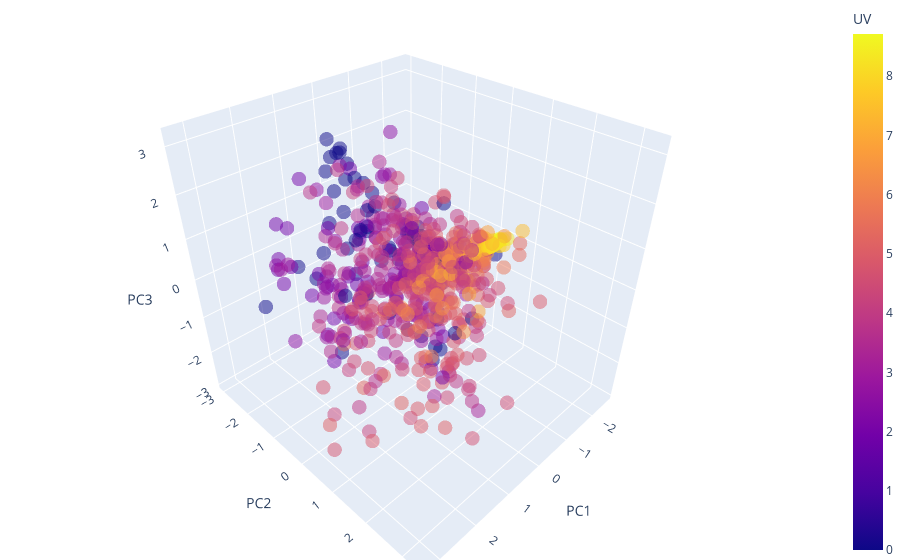

Source (notebook cell):
### Code cell
fig = px.scatter_3d(X_pca_log, x='PC1', y='PC2', z='PC3',
              color= objective_name, size_max = 20, opacity = 0.5)

# tight layout
fig.update_layout(margin=dict(l=0, r=0, b=0, t=0))
fig.update_traces(marker_size=5)

### Figure 1 — Plotly figure (JSON) as saved in the notebook; plotly's stock layout.template omitted (floating-point values rounded to 4 significant figures; data arrays with more than 128 entries replaced by an {"elided": "..."} marker saying what was removed)
{"data": [{"hovertemplate": "PC1=%{x}<br>PC2=%{y}<br>PC3=%{z}<br>UV=%{marker.color}<extra></extra>", "legendgroup": "", "marker": {"color": {"elided": "672 float values"}, "coloraxis": "coloraxis", "opacity": 0.5, "size": 5, "symbol": "circle"}, "mode": "markers", "name": "", "scene": "scene", "showlegend": false, "type": "scatter3d", "x": {"elided": "672 float values"}, "y": {"elided": "672 float values"}, "z": {"elided": "672 float values"}}], "layout": {"autosize": true, "coloraxis": {"colorbar": {"title": {"text": "UV"}}, "colorscale": [[0, "#0d0887"], [0.1111, "#46039f"], [0.2222, "#7201a8"], [0.3333, "#9c179e"], [0.4444, "#bd3786"], [0.5556, "#d8576b"], [0.6667, "#ed7953"], [0.7778, "#fb9f3a"], [0.8889, "#fdca26"], [1, "#f0f921"]]}, "legend": {"tracegroupgap": 0}, "margin": {"b": 0, "l": 0, "r": 0, "t": 0}, "scene": {"aspectmode": "auto", "aspectratio": {"x": 0.9609, "y": 1.038, "z": 1.003}, "camera": {"center": {"x": 0, "y": 0, "z": 0}, "eye": {"x": 1.246, "y": 1.246, "z": 1.246}, "projection": {"type": "perspective"}, "up": {"x": -0.0009442, "y": 0.0009451, "z": 1.0}}, "domain": {"x": [0, 1], "y": [0, 1]}, "xaxis": {"title": {"text": "PC1"}, "type": "linear"}, "yaxis": {"title": {"text": "PC2"}, "type": "linear"}, "zaxis": {"title": {"text": "PC3"}, "type": "linear"}}}}
